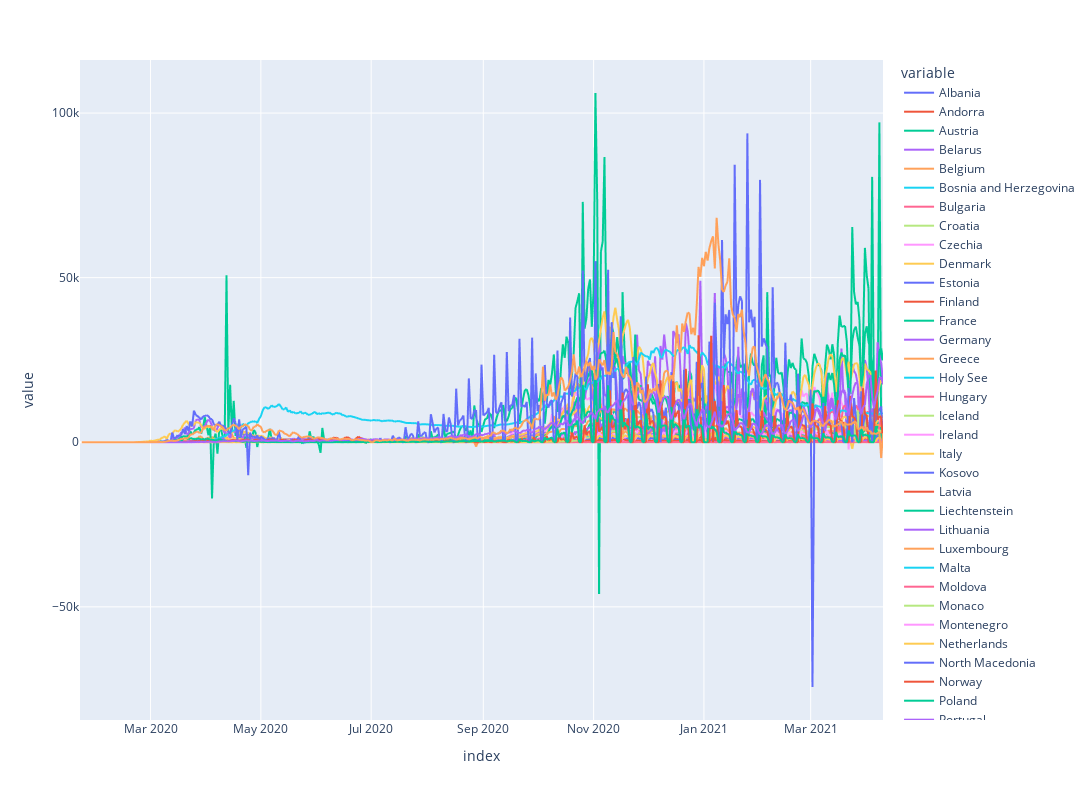

Source (notebook cell):
### Code cell
px.line(covid19_EU.diff(), y=covid19_EU.columns, width=1200, height=800)

### Figure 1 — Plotly figure (JSON) as saved in the notebook; plotly's stock layout.template omitted (floating-point values rounded to 4 significant figures; data arrays with more than 128 entries replaced by an {"elided": "..."} marker saying what was removed)
{"data": [{"hovertemplate": "variable=Albania<br>index=%{x}<br>value=%{y}<extra></extra>", "legendgroup": "Albania", "line": {"color": "#636efa", "dash": "solid"}, "marker": {"symbol": "circle"}, "mode": "lines", "name": "Albania", "showlegend": true, "type": "scattergl", "x": {"elided": "445 str values"}, "xaxis": "x", "y": {"elided": "445 int values"}, "yaxis": "y"}, {"hovertemplate": "variable=Andorra<br>index=%{x}<br>value=%{y}<extra></extra>", "legendgroup": "Andorra", "line": {"color": "#EF553B", "dash": "solid"}, "marker": {"symbol": "circle"}, "mode": "lines", "name": "Andorra", "showlegend": true, "type": "scattergl", "x": {"elided": "445 str values"}, "xaxis": "x", "y": {"elided": "445 int values"}, "yaxis": "y"}, {"hovertemplate": "variable=Austria<br>index=%{x}<br>value=%{y}<extra></extra>", "legendgroup": "Austria", "line": {"color": "#00cc96", "dash": "solid"}, "marker": {"symbol": "circle"}, "mode": "lines", "name": "Austria", "showlegend": true, "type": "scattergl", "x": {"elided": "445 str values"}, "xaxis": "x", "y": {"elided": "445 int values"}, "yaxis": "y"}, {"hovertemplate": "variable=Belarus<br>index=%{x}<br>value=%{y}<extra></extra>", "legendgroup": "Belarus", "line": {"color": "#ab63fa", "dash": "solid"}, "marker": {"symbol": "circle"}, "mode": "lines", "name": "Belarus", "showlegend": true, "type": "scattergl", "x": {"elided": "445 str values"}, "xaxis": "x", "y": {"elided": "445 int values"}, "yaxis": "y"}, {"hovertemplate": "variable=Belgium<br>index=%{x}<br>value=%{y}<extra></extra>", "legendgroup": "Belgium", "line": {"color": "#FFA15A", "dash": "solid"}, "marker": {"symbol": "circle"}, "mode": "lines", "name": "Belgium", "showlegend": true, "type": "scattergl", "x": {"elided": "445 str values"}, "xaxis": "x", "y": {"elided": "445 int values"}, "yaxis": "y"}, {"hovertemplate": "variable=Bosnia and Herzegovina<br>index=%{x}<br>value=%{y}<extra></extra>", "legendgroup": "Bosnia and Herzegovina", "line": {"color": "#19d3f3", "dash": "solid"}, "marker": {"symbol": "circle"}, "mode": "lines", "name": "Bosnia and Herzegovina", "showlegend": true, "type": "scattergl", "x": {"elided": "445 str values"}, "xaxis": "x", "y": {"elided": "445 int values"}, "yaxis": "y"}, {"hovertemplate": "variable=Bulgaria<br>index=%{x}<br>value=%{y}<extra></extra>", "legendgroup": "Bulgaria", "line": {"color": "#FF6692", "dash": "solid"}, "marker": {"symbol": "circle"}, "mode": "lines", "name": "Bulgaria", "showlegend": true, "type": "scattergl", "x": {"elided": "445 str values"}, "xaxis": "x", "y": {"elided": "445 int values"}, "yaxis": "y"}, {"hovertemplate": "variable=Croatia<br>index=%{x}<br>value=%{y}<extra></extra>", "legendgroup": "Croatia", "line": {"color": "#B6E880", "dash": "solid"}, "marker": {"symbol": "circle"}, "mode": "lines", "name": "Croatia", "showlegend": true, "type": "scattergl", "x": {"elided": "445 str values"}, "xaxis": "x", "y": {"elided": "445 int values"}, "yaxis": "y"}, {"hovertemplate": "variable=Czechia<br>index=%{x}<br>value=%{y}<extra></extra>", "legendgroup": "Czechia", "line": {"color": "#FF97FF", "dash": "solid"}, "marker": {"symbol": "circle"}, "mode": "lines", "name": "Czechia", "showlegend": true, "type": "scattergl", "x": {"elided": "445 str values"}, "xaxis": "x", "y": {"elided": "445 int values"}, "yaxis": "y"}, {"hovertemplate": "variable=Denmark<br>index=%{x}<br>value=%{y}<extra></extra>", "legendgroup": "Denmark", "line": {"color": "#FECB52", "dash": "solid"}, "marker": {"symbol": "circle"}, "mode": "lines", "name": "Denmark", "showlegend": true, "type": "scattergl", "x": {"elided": "445 str values"}, "xaxis": "x", "y": {"elided": "445 int values"}, "yaxis": "y"}, {"hovertemplate": "variable=Estonia<br>index=%{x}<br>value=%{y}<extra></extra>", "legendgroup": "Estonia", "line": {"color": "#636efa", "dash": "solid"}, "marker": {"symbol": "circle"}, "mode": "lines", "name": "Estonia", "showlegend": true, "type": "scattergl", "x": {"elided": "445 str values"}, "xaxis": "x", "y": {"elided": "445 int values"}, "yaxis": "y"}, {"hovertemplate": "variable=Finland<br>index=%{x}<br>value=%{y}<extra></extra>", "legendgroup": "Finland", "line": {"color": "#EF553B", "dash": "solid"}, "marker": {"symbol": "circle"}, "mode": "lines", "name": "Finland", "showlegend": true, "type": "scattergl", "x": {"elided": "445 str values"}, "xaxis": "x", "y": {"elided": "445 int values"}, "yaxis": "y"}, {"hovertemplate": "variable=France<br>index=%{x}<br>value=%{y}<extra></extra>", "legendgroup": "France", "line": {"color": "#00cc96", "dash": "solid"}, "marker": {"symbol": "circle"}, "mode": "lines", "name": "France", "showlegend": true, "type": "scattergl", "x": {"elided": "445 str values"}, "xaxis": "x", "y": {"elided": "445 int values"}, "yaxis": "y"}, {"hovertemplate": "variable=Germany<br>index=%{x}<br>value=%{y}<extra></extra>", "legendgroup": "Germany", "line": {"color": "#ab63fa", "dash": "solid"}, "marker": {"symbol": "circle"}, "mode": "lines", "name": "Germany", "showlegend": true, "type": "scattergl", "x": {"elided": "445 str values"}, "xaxis": "x", "y": {"elided": "445 int values"}, "yaxis": "y"}, {"hovertemplate": "variable=Greece<br>index=%{x}<br>value=%{y}<extra></extra>", "legendgroup": "Greece", "line": {"color": "#FFA15A", "dash": "solid"}, "marker": {"symbol": "circle"}, "mode": "lines", "name": "Greece", "showlegend": true, "type": "scattergl", "x": {"elided": "445 str values"}, "xaxis": "x", "y": {"elided": "445 int values"}, "yaxis": "y"}, {"hovertemplate": "variable=Holy See<br>index=%{x}<br>value=%{y}<extra></extra>", "legendgroup": "Holy See", "line": {"color": "#19d3f3", "dash": "solid"}, "marker": {"symbol": "circle"}, "mode": "lines", "name": "Holy See", "showlegend": true, "type": "scattergl", "x": {"elided": "445 str values"}, "xaxis": "x", "y": {"elided": "445 int values"}, "yaxis": "y"}, {"hovertemplate": "variable=Hungary<br>index=%{x}<br>value=%{y}<extra></extra>", "legendgroup": "Hungary", "line": {"color": "#FF6692", "dash": "solid"}, "marker": {"symbol": "circle"}, "mode": "lines", "name": "Hungary", "showlegend": true, "type": "scattergl", "x": {"elided": "445 str values"}, "xaxis": "x", "y": {"elided": "445 int values"}, "yaxis": "y"}, {"hovertemplate": "variable=Iceland<br>index=%{x}<br>value=%{y}<extra></extra>", "legendgroup": "Iceland", "line": {"color": "#B6E880", "dash": "solid"}, "marker": {"symbol": "circle"}, "mode": "lines", "name": "Iceland", "showlegend": true, "type": "scattergl", "x": {"elided": "445 str values"}, "xaxis": "x", "y": {"elided": "445 int values"}, "yaxis": "y"}, {"hovertemplate": "variable=Ireland<br>index=%{x}<br>value=%{y}<extra></extra>", "legendgroup": "Ireland", "line": {"color": "#FF97FF", "dash": "solid"}, "marker": {"symbol": "circle"}, "mode": "lines", "name": "Ireland", "showlegend": true, "type": "scattergl", "x": {"elided": "445 str values"}, "xaxis": "x", "y": {"elided": "445 int values"}, "yaxis": "y"}, {"hovertemplate": "variable=Italy<br>index=%{x}<br>value=%{y}<extra></extra>", "legendgroup": "Italy", "line": {"color": "#FECB52", "dash": "solid"}, "marker": {"symbol": "circle"}, "mode": "lines", "name": "Italy", "showlegend": true, "type": "scattergl", "x": {"elided": "445 str values"}, "xaxis": "x", "y": {"elided": "445 int values"}, "yaxis": "y"}, {"hovertemplate": "variable=Kosovo<br>index=%{x}<br>value=%{y}<extra></extra>", "legendgroup": "Kosovo", "line": {"color": "#636efa", "dash": "solid"}, "marker": {"symbol": "circle"}, "mode": "lines", "name": "Kosovo", "showlegend": true, "type": "scattergl", "x": {"elided": "445 str values"}, "xaxis": "x", "y": {"elided": "445 int values"}, "yaxis": "y"}, {"hovertemplate": "variable=Latvia<br>index=%{x}<br>value=%{y}<extra></extra>", "legendgroup": "Latvia", "line": {"color": "#EF553B", "dash": "solid"}, "marker": {"symbol": "circle"}, "mode": "lines", "name": "Latvia", "showlegend": true, "type": "scattergl", "x": {"elided": "445 str values"}, "xaxis": "x", "y": {"elided": "445 int values"}, "yaxis": "y"}, {"hovertemplate": "variable=Liechtenstein<br>index=%{x}<br>value=%{y}<extra></extra>", "legendgroup": "Liechtenstein", "line": {"color": "#00cc96", "dash": "solid"}, "marker": {"symbol": "circle"}, "mode": "lines", "name": "Liechtenstein", "showlegend": true, "type": "scattergl", "x": {"elided": "445 str values"}, "xaxis": "x", "y": {"elided": "445 int values"}, "yaxis": "y"}, {"hovertemplate": "variable=Lithuania<br>index=%{x}<br>value=%{y}<extra></extra>", "legendgroup": "Lithuania", "line": {"color": "#ab63fa", "dash": "solid"}, "marker": {"symbol": "circle"}, "mode": "lines", "name": "Lithuania", "showlegend": true, "type": "scattergl", "x": {"elided": "445 str values"}, "xaxis": "x", "y": {"elided": "445 int values"}, "yaxis": "y"}, {"hovertemplate": "variable=Luxembourg<br>index=%{x}<br>value=%{y}<extra></extra>", "legendgroup": "Luxembourg", "line": {"color": "#FFA15A", "dash": "solid"}, "marker": {"symbol": "circle"}, "mode": "lines", "name": "Luxembourg", "showlegend": true, "type": "scattergl", "x": {"elided": "445 str values"}, "xaxis": "x", "y": {"elided": "445 int values"}, "yaxis": "y"}, {"hovertemplate": "variable=Malta<br>index=%{x}<br>value=%{y}<extra></extra>", "legendgroup": "Malta", "line": {"color": "#19d3f3", "dash": "solid"}, "marker": {"symbol": "circle"}, "mode": "lines", "name": "Malta", "showlegend": true, "type": "scattergl", "x": {"elided": "445 str values"}, "xaxis": "x", "y": {"elided": "445 int values"}, "yaxis": "y"}, {"hovertemplate": "variable=Moldova<br>index=%{x}<br>value=%{y}<extra></extra>", "legendgroup": "Moldova", "line": {"color": "#FF6692", "dash": "solid"}, "marker": {"symbol": "circle"}, "mode": "lines", "name": "Moldova", "showlegend": true, "type": "scattergl", "x": {"elided": "445 str values"}, "xaxis": "x", "y": {"elided": "445 int values"}, "yaxis": "y"}, {"hovertemplate": "variable=Monaco<br>index=%{x}<br>value=%{y}<extra></extra>", "legendgroup": "Monaco", "line": {"color": "#B6E880", "dash": "solid"}, "marker": {"symbol": "circle"}, "mode": "lines", "name": "Monaco", "showlegend": true, "type": "scattergl", "x": {"elided": "445 str values"}, "xaxis": "x", "y": {"elided": "445 int values"}, "yaxis": "y"}, {"hovertemplate": "variable=Montenegro<br>index=%{x}<br>value=%{y}<extra></extra>", "legendgroup": "Montenegro", "line": {"color": "#FF97FF", "dash": "solid"}, "marker": {"symbol": "circle"}, "mode": "lines", "name": "Montenegro", "showlegend": true, "type": "scattergl", "x": {"elided": "445 str values"}, "xaxis": "x", "y": {"elided": "445 int values"}, "yaxis": "y"}, {"hovertemplate": "variable=Netherlands<br>index=%{x}<br>value=%{y}<extra></extra>", "legendgroup": "Netherlands", "line": {"color": "#FECB52", "dash": "solid"}, "marker": {"symbol": "circle"}, "mode": "lines", "name": "Netherlands", "showlegend": true, "type": "scattergl", "x": {"elided": "445 str values"}, "xaxis": "x", "y": {"elided": "445 int values"}, "yaxis": "y"}, {"hovertemplate": "variable=North Macedonia<br>index=%{x}<br>value=%{y}<extra></extra>", "legendgroup": "North Macedonia", "line": {"color": "#636efa", "dash": "solid"}, "marker": {"symbol": "circle"}, "mode": "lines", "name": "North Macedonia", "showlegend": true, "type": "scattergl", "x": {"elided": "445 str values"}, "xaxis": "x", "y": {"elided": "445 int values"}, "yaxis": "y"}, {"hovertemplate": "variable=Norway<br>index=%{x}<br>value=%{y}<extra></extra>", "legendgroup": "Norway", "line": {"color": "#EF553B", "dash": "solid"}, "marker": {"symbol": "circle"}, "mode": "lines", "name": "Norway", "showlegend": true, "type": "scattergl", "x": {"elided": "445 str values"}, "xaxis": "x", "y": {"elided": "445 int values"}, "yaxis": "y"}, {"hovertemplate": "variable=Poland<br>index=%{x}<br>value=%{y}<extra></extra>", "legendgroup": "Poland", "line": {"color": "#00cc96", "dash": "solid"}, "marker": {"symbol": "circle"}, "mode": "lines", "name": "Poland", "showlegend": true, "type": "scattergl", "x": {"elided": "445 str values"}, "xaxis": "x", "y": {"elided": "445 int values"}, "yaxis": "y"}, {"hovertemplate": "variable=Portugal<br>index=%{x}<br>value=%{y}<extra></extra>", "legendgroup": "Portugal", "line": {"color": "#ab63fa", "dash": "solid"}, "marker": {"symbol": "circle"}, "mode": "lines", "name": "Portugal", "showlegend": true, "type": "scattergl", "x": {"elided": "445 str values"}, "xaxis": "x", "y": {"elided": "445 int values"}, "yaxis": "y"}, {"hovertemplate": "variable=Romania<br>index=%{x}<br>value=%{y}<extra></extra>", "legendgroup": "Romania", "line": {"color": "#FFA15A", "dash": "solid"}, "marker": {"symbol": "circle"}, "mode": "lines", "name": "Romania", "showlegend": true, "type": "scattergl", "x": {"elided": "445 str values"}, "xaxis": "x", "y": {"elided": "445 int values"}, "yaxis": "y"}, {"hovertemplate": "variable=Russia<br>index=%{x}<br>value=%{y}<extra></extra>", "legendgroup": "Russia", "line": {"color": "#19d3f3", "dash": "solid"}, "marker": {"symbol": "circle"}, "mode": "lines", "name": "Russia", "showlegend": true, "type": "scattergl", "x": {"elided": "445 str values"}, "xaxis": "x", "y": {"elided": "445 int values"}, "yaxis": "y"}, {"hovertemplate": "variable=San Marino<br>index=%{x}<br>value=%{y}<extra></extra>", "legendgroup": "San Marino", "line": {"color": "#FF6692", "dash": "solid"}, "marker": {"symbol": "circle"}, "mode": "lines", "name": "San Marino", "showlegend": true, "type": "scattergl", "x": {"elided": "445 str values"}, "xaxis": "x", "y": {"elided": "445 int values"}, "yaxis": "y"}, {"hovertemplate": "variable=Serbia<br>index=%{x}<br>value=%{y}<extra></extra>", "legendgroup": "Serbia", "line": {"color": "#B6E880", "dash": "solid"}, "marker": {"symbol": "circle"}, "mode": "lines", "name": "Serbia", "showlegend": true, "type": "scattergl", "x": {"elided": "445 str values"}, "xaxis": "x", "y": {"elided": "445 int values"}, "yaxis": "y"}, {"hovertemplate": "variable=Slovakia<br>index=%{x}<br>value=%{y}<extra></extra>", "legendgroup": "Slovakia", "line": {"color": "#FF97FF", "dash": "solid"}, "marker": {"symbol": "circle"}, "mode": "lines", "name": "Slovakia", "showlegend": true, "type": "scattergl", "x": {"elided": "445 str values"}, "xaxis": "x", "y": {"elided": "445 int values"}, "yaxis": "y"}, {"hovertemplate": "variable=Slovenia<br>index=%{x}<br>value=%{y}<extra></extra>", "legendgroup": "Slovenia", "line": {"color": "#FECB52", "dash": "solid"}, "marker": {"symbol": "circle"}, "mode": "lines", "name": "Slovenia", "showlegend": true, "type": "scattergl", "x": {"elided": "445 str values"}, "xaxis": "x", "y": {"elided": "445 int values"}, "yaxis": "y"}, {"hovertemplate": "variable=Spain<br>index=%{x}<br>value=%{y}<extra></extra>", "legendgroup": "Spain", "line": {"color": "#636efa", "dash": "solid"}, "marker": {"symbol": "circle"}, "mode": "lines", "name": "Spain", "showlegend": true, "type": "scattergl", "x": {"elided": "445 str values"}, "xaxis": "x", "y": {"elided": "445 int values"}, "yaxis": "y"}, {"hovertemplate": "variable=Sweden<br>index=%{x}<br>value=%{y}<extra></extra>", "legendgroup": "Sweden", "line": {"color": "#EF553B", "dash": "solid"}, "marker": {"symbol": "circle"}, "mode": "lines", "name": "Sweden", "showlegend": true, "type": "scattergl", "x": {"elided": "445 str values"}, "xaxis": "x", "y": {"elided": "445 int values"}, "yaxis": "y"}, {"hovertemplate": "variable=Switzerland<br>index=%{x}<br>value=%{y}<extra></extra>", "legendgroup": "Switzerland", "line": {"color": "#00cc96", "dash": "solid"}, "marker": {"symbol": "circle"}, "mode": "lines", "name": "Switzerland", "showlegend": true, "type": "scattergl", "x": {"elided": "445 str values"}, "xaxis": "x", "y": {"elided": "445 int values"}, "yaxis": "y"}, {"hovertemplate": "variable=Ukraine<br>index=%{x}<br>value=%{y}<extra></extra>", "legendgroup": "Ukraine", "line": {"color": "#ab63fa", "dash": "solid"}, "marker": {"symbol": "circle"}, "mode": "lines", "name": "Ukraine", "showlegend": true, "type": "scattergl", "x": {"elided": "445 str values"}, "xaxis": "x", "y": {"elided": "445 int values"}, "yaxis": "y"}, {"hovertemplate": "variable=United Kingdom<br>index=%{x}<br>value=%{y}<extra></extra>", "legendgroup": "United Kingdom", "line": {"color": "#FFA15A", "dash": "solid"}, "marker": {"symbol": "circle"}, "mode": "lines", "name": "United Kingdom", "showlegend": true, "type": "scattergl", "x": {"elided": "445 str values"}, "xaxis": "x", "y": {"elided": "445 int values"}, "yaxis": "y"}], "layout": {"height": 800, "legend": {"title": {"text": "variable"}, "tracegroupgap": 0}, "margin": {"t": 60}, "width": 1200, "xaxis": {"anchor": "y", "autorange": true, "domain": [0, 1], "range": ["2020-01-22", "2021-04-10"], "title": {"text": "index"}, "type": "date"}, "yaxis": {"anchor": "x", "autorange": true, "domain": [0, 1], "range": [-84370.0, 116100.0], "title": {"text": "value"}, "type": "linear"}}}
